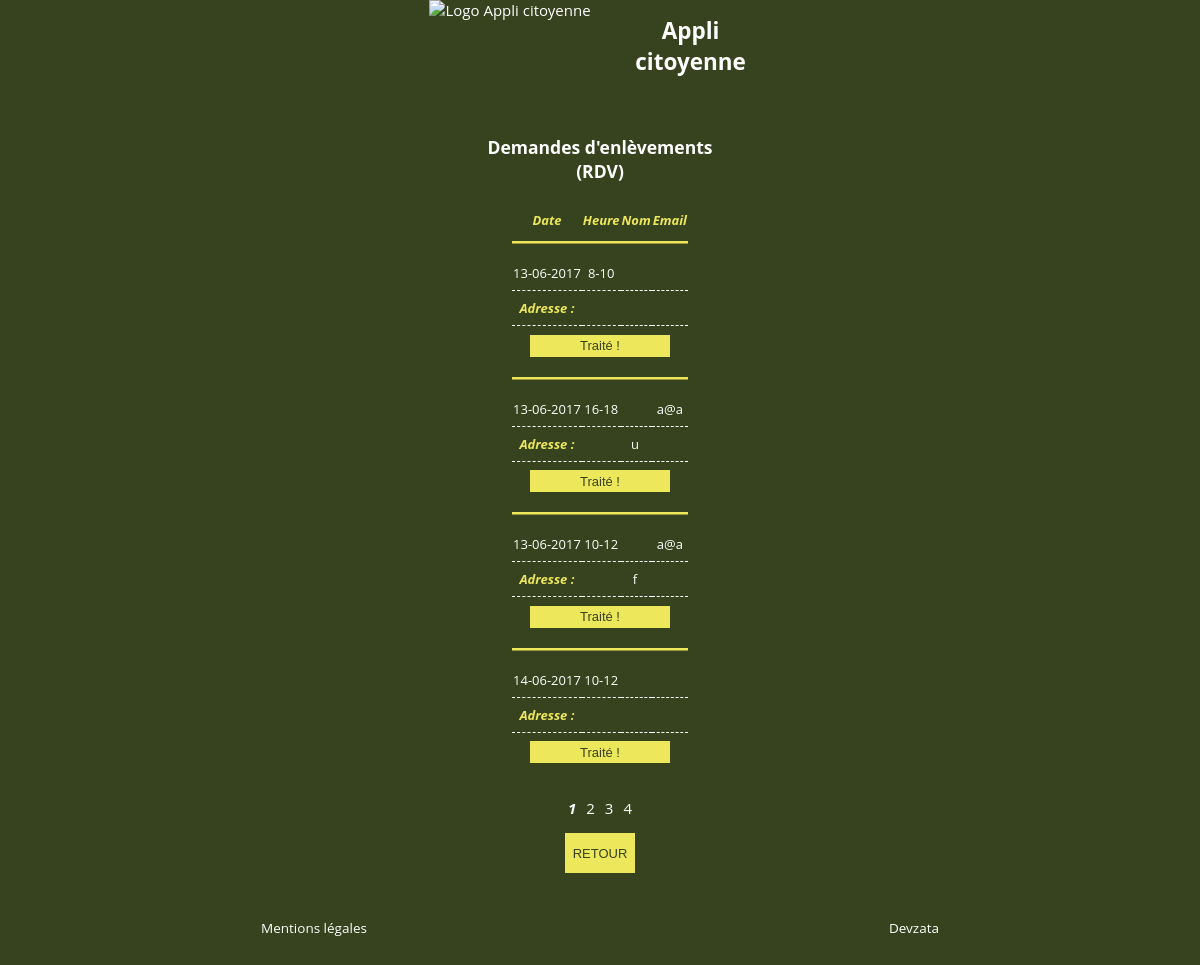
Screenshot of /trash-app-fl/employee-rdv.php (signed in) with the database file from the repository.
### tables this page shows
CREATE TABLE `ta_rdv` (
  `id` int(11) NOT NULL,
  `rdvdate` tinytext NOT NULL,
  `rdvhour` tinytext NOT NULL,
  `rdvaddress` varchar(250) NOT NULL,
  `rdvname` tinytext NOT NULL,
  `rdvemail` tinytext NOT NULL,
  `archives` tinyint(1) NOT NULL
);

### trash-app-fl/employee-rdv.php (the view, shortened to what this page needs)
<?php
if (isset($_SESSION['employee-login-session']) AND isset($_SESSION['employee-password-session']))
{
    include('header.php');
    include('connect-db.php');
    $q = $db->query('SELECT COUNT(id) AS plannedRdvCount FROM ta_rdv WHERE archives=0');
    $data = $q->fetch();
    $plannedRdvCount = $data['plannedRdvCount'];
    $nbPlannedRdvPerPage = 4;
    $nbPage = ceil($plannedRdvCount/$nbPlannedRdvPerPage);
    if (isset($_GET['page']))
    {
        $currentPage = $_GET['page'];
    }
    else
    {
        $currentPage = 1;
    }
    ?>
    <div  class="adapt-height padding-top-10px padding-bottom-10px">
        <div class="text-align-center">
            <div id="main-ajax-div">
                <h3>Demandes d'enlèvements<br/>(RDV)</h3>
                <div class="display-flex justify-content-center padding-top-10px">
                    <table class="rdv-table">
                        <tr class="italic font-size-13px">
                            <th>Date</th>
                            <th>Heure</th>
                            <th>Nom</th>
                            <th>Email</th>
                        </tr>
                        <?php
                        $q = $db->query('SELECT id, rdvdate, rdvhour, rdvaddress, rdvname, rdvemail FROM ta_rdv WHERE archives=0 ORDER BY rdvdate ASC LIMIT ' . ($currentPage-1)*$nbPlannedRdvPerPage . ', ' . $nbPlannedRdvPerPage . '');
                        foreach ($q as $row)
                        {
                        ?>
                            <tr class="tr1-tds font-size-13px">
                                <td><?php echo $row['rdvdate']; ?></td>
                                <td><?php echo $row['rdvhour']; ?></td>
                                <td><?php echo $row['rdvname']; ?></td>
                                <td><?php echo $row['rdvemail']; ?></td>
                            </tr>
                            <tr class="tr2-tds font-size-13px">
                                <td class="italic bold vert-tilleul-font-color">Adresse :</td>
                                <td colspan="3"><?php echo $row['rdvaddress']; ?></td>
                            </tr>
                            <tr class="tr3-tds">
                                <td colspan="4">
                                    <a href="#small-ajax-div"><button onclick="toConfirmRdvInArchives(<?php echo $row['id']; ?>);" class="btn long-btn-style">Traité !</button></a>
                                </td>
                            </tr>
                        <?php
                        }
                        ?>
                    </table>
                </div>
                <ul class="pages-ul">
                <?php
                for ($i=1; $i <= $nbPage ; $i++)
                {
                    if ($i == $currentPage)
                    {
                    ?>
                        <li class="bold italic"><?php echo $i; ?></li>
                    <?php
                    }
                    else
                    {
                    ?>
                        <li><a href="employee-rdv.php?page=<?php echo $i; ?>"><?php echo $i; ?></a></li>
                    <?php
                    }
                }
                ?>
                </ul>
                <a href="employee.php"><button class="btn default-btn-style">RETOUR</button></a>
            </div>
        </div>
    </div>
    <?php
    include('footer.php');
}
else
{
    echo '<p>Cette page est réservée aux employés connectés.</p>';
}
?>

### trash-app-fl/header.php (shortened to what this page needs)
<!DOCTYPE html>
<html lang="fr">
<head>
    <link rel="stylesheet" type="text/css" href="css/style.css">
</head>
<body class="vert-chrome-bkgd">
    <header class="header display-flex justify-content-center">
        <a href="index.php">
            <img src="img/logo.png" alt="Logo Appli citoyenne" title="Accueil principal" class="trash-app-logo" />
        </a>
        <div class="between-logo-h1-margin"></div>
        <a href="index.php">
            <h1 class="h1 text-align-center">Appli citoyenne</h1>
        </a>
    </header>

### trash-app-fl/footer.php (shortened to what this page needs)
	<footer class="footer display-flex justify-content-space-around align-items-center">
		<a href="#"><span>Mentions légales</span></a>
		<a href="http://www.devzata.fr/" title="Développeur de cette application" target="_blank"><span>Devzata</span></a>
	</footer>
</body>
</html>

### trash-app-fl/css/style.css (style rules this page uses)
.vert-chrome-bkgd { background-color: #37431E; }
.vert-tilleul-font-color { color: #EDE75C; }
.adapt-height { min-height: 200px; }
.padding-top-10px { padding-top: 10px; }
.padding-bottom-10px { padding-bottom: 10px; }
.display-flex { display: flex; }
.justify-content-center { justify-content: center; }
.justify-content-space-around { justify-content: space-around; }
.align-items-center { align-items: center; }
.text-align-center { text-align: center; }
.font-size-13px { font-size: 13px; }
.bold { font-weight: bold; }
.italic { font-style: italic; }
body { margin: 0; font-size: 15px; color: white; font-family: 'Open Sans', Roboto, sans-serif; }
a { color: white; text-decoration: none; }
.header { height: 107px; }
.trash-app-logo { width: 90px; }
.between-logo-h1-margin { width: 20px; }
.h1 { width: 160px; font-size: 1.5em; }
.btn { font-size: 13px; color: #37431E; border: 0; background-color: #EDE75C; }
.default-btn-style { height: 40px; min-width: 70px; }
.long-btn-style { height: 22px; width: 140px; }
.pages-ul { display: flex; justify-content: center; padding-left: 0; list-style-type: none; }
.pages-ul li { margin-left: 5px; margin-right: 5px; }
.rdv-table { border-collapse: collapse; }
.rdv-table th { padding-bottom: 12px; color: #EDE75C; }
.rdv-table .tr1-tds td { padding-top: 20px; padding-bottom: 8px; border-top: inset #EDE75C; border-bottom: 1px dashed white; }
.rdv-table .tr2-tds td { padding-top: 8px; padding-bottom: 8px; border-bottom: 1px dashed white; }
.rdv-table .tr3-tds td { padding-top: 8px; padding-bottom: 20px; }
.footer { height: 90px; font-size: 0.9em; }

### rows the page displays
ta_rdv: rdvdate "13-06-2017", rdvhour "8-10"
ta_rdv: rdvdate "13-06-2017", rdvhour "16-18", rdvemail "a@a", rdvaddress "u"
ta_rdv: rdvdate "13-06-2017", rdvhour "10-12", rdvemail "a@a", rdvaddress "f"
ta_rdv: rdvdate "14-06-2017", rdvhour "10-12"
